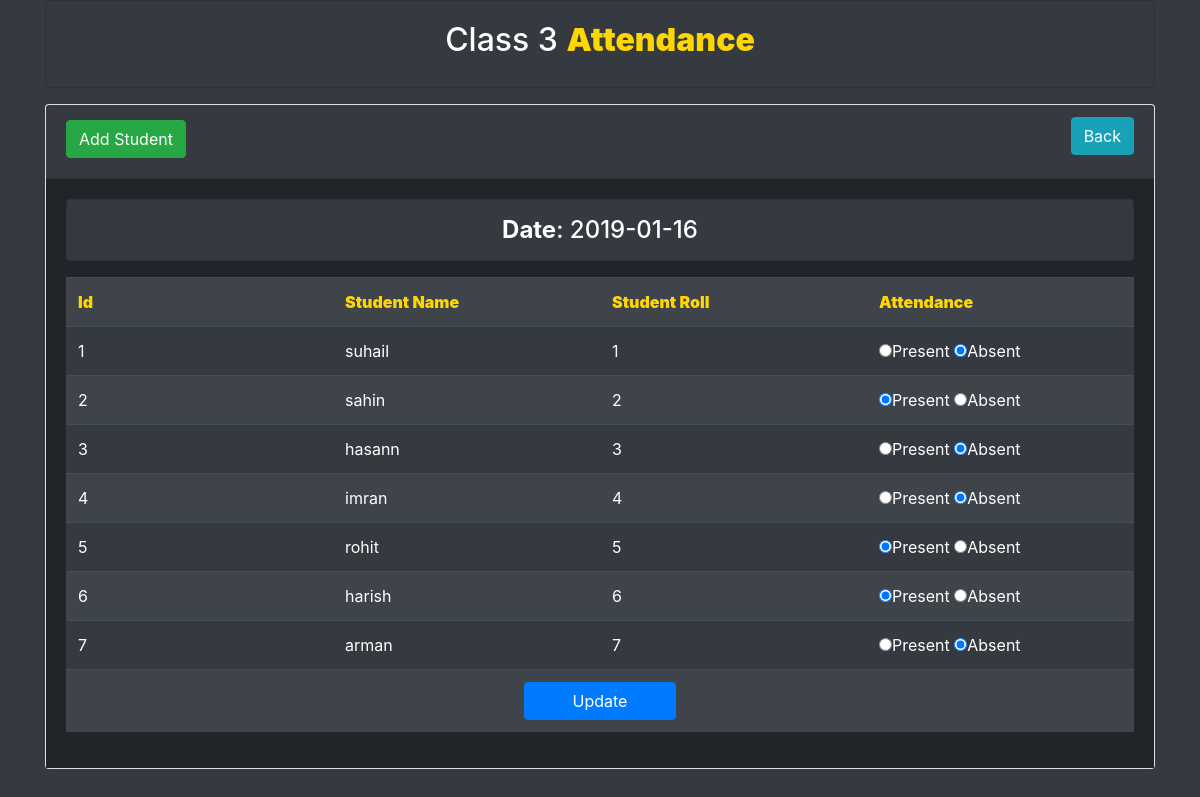
/class3/student_view.php?dt=2019-01-16, run on the app's committed database.
### tables this page shows
CREATE TABLE IF NOT EXISTS `tbl_student2` (
  `id` int(11) NOT NULL AUTO_INCREMENT,
  `name` varchar(255) NOT NULL,
  `roll` int(11) NOT NULL,
  PRIMARY KEY (`id`)
);

CREATE TABLE IF NOT EXISTS `tbl_attendance2` (
  `id` int(11) NOT NULL AUTO_INCREMENT,
  `roll` int(11) NOT NULL,
  `attend` varchar(255) NOT NULL,
  `att_time` date NOT NULL,
  PRIMARY KEY (`id`)
);

### class3/lib/Database.php (called while the page is built, shortened)
<?php
Class Database{
 public $host   = DB_HOST;
 public $user   = DB_USER;
 public $pass   = DB_PASS;
 public $dbname = DB_NAME;
 public $link;
private function connectDB(){
   $this->link = new mysqli($this->host, $this->user, $this->pass,
      $this->dbname);
   }
  public function select($query){
    $result = $this->link->query($query) or
       die($this->link->error.__LINE__);
      if($result->num_rows > 0){
        return $result;
      } else {
        return false;
      }
   }
}

### class3/classes/Student.php (called while the page is built, shortened)
<?php
	$filepath = realpath(dirname(__FILE__));
	include_once ($filepath.'/../lib/Database.php');
	include_once ($filepath.'/../helpers/Format.php');
?>
<?php
class Student{
	private $db;
	private $fm;
	public function __construct(){
		$this->db = new Database();
		$this->fm = new Format();
	}
	public function getAllData($dt){
		$date = $this->fm->validation($dt);
		$date = mysqli_real_escape_string($this->db->link, $date);
		$query = "SELECT tbl_student2.name, tbl_attendance2.*
				FROM tbl_student2
				INNER JOIN tbl_attendance2
				ON tbl_student2.roll = tbl_attendance2.roll
				WHERE att_time = '$date'";
		$result = $this->db->select($query);
		return $result;
	}
}

### class3/helpers/Format.php (called while the page is built)
<?php
class Format{
   public function validation($data){
      $data = trim($data);
      $data = stripcslashes($data);
      $data = htmlspecialchars($data);
      return $data;
   }
}
?>

### class3/student_view.php (the view, shortened to what this page needs)
<?php
	include "inc/header.php";
	include "classes/Student.php";
	$stu = new Student();
?>
<?php
	$dt = $_GET['dt'];
?>
	<div class="container">
		<div class="card">
			<div class="card-header bg-dark">
				<h2>
					<a class="btn btn-success" href="add.php">Add Student</a>
					<a class="btn btn-info float-right" href="date_view.php">Back</a>
				</h2>
			</div>
			<div class="card-body"  style="background-color:#212529;">
				<div class="card bg-dark text-center mb-3">
					<h4 class="m-0 py-3"  style="color:white;"><strong>Date</strong>: <?php echo $dt; ?></h4>
				</div>
				<form action="" method="post">
					<table class="table table-striped table-hover table-dark">
						<tr>
							<th width="25%" style="color:#FFD700;font-weight: 900;">Id</th>
							<th width="25%" style="color:#FFD700;font-weight: 900;">Student Name</th>
							<th width="25%" style="color:#FFD700;font-weight: 900;">Student Roll</th>
							<th width="25%" style="color:#FFD700;font-weight: 900;">Attendance</th>
						</tr>
<?php
	$getstudent = $stu->getAllData($dt);
	if ($getstudent) {
		$i = 0;
		while ($value = $getstudent->fetch_assoc()) {
			$i++;
?>
<tr>
	<td><?php echo $i; ?></td>
	<td><?php echo $value['name']; ?></td>
	<td><?php echo $value['roll']; ?></td>
	<td>
		<input type="radio" name="attend[<?php echo $value['roll']; ?>]" value="present" <?php if($value['attend'] == "present") {echo "checked";} ?>>Present
		<input type="radio" name="attend[<?php echo $value['roll']; ?>]" value="absent" <?php if($value['attend'] == "absent") {echo "checked";} ?>>Absent
	</td>
</tr>
<?php } } ?>
						<tr>
							<td colspan="4" class="text-center">
								<input type="submit" name="submit" class="btn btn-primary px-5" value="Update">
							</td>
						</tr>
					</table>
				</form>
			</div>
		</div>
	</div>

### data on the page
tbl_student2: name "suhail", tbl_attendance2.roll "1"
tbl_attendance2: attend "☑"
tbl_student2: name "sahin", tbl_attendance2.roll "2"
tbl_attendance2: attend "☑"
tbl_student2: name "hasann", tbl_attendance2.roll "3"
tbl_attendance2: attend "☑"
tbl_student2: name "imran", tbl_attendance2.roll "4"
tbl_attendance2: attend "☑"
tbl_student2: name "rohit", tbl_attendance2.roll "5"
tbl_attendance2: attend "☑"
tbl_student2: name "harish", tbl_attendance2.roll "6"
tbl_attendance2: attend "☑"
tbl_student2: name "arman", tbl_attendance2.roll "7"
tbl_attendance2: attend "☑"

### other printed values
$dt "2019-01-16"
